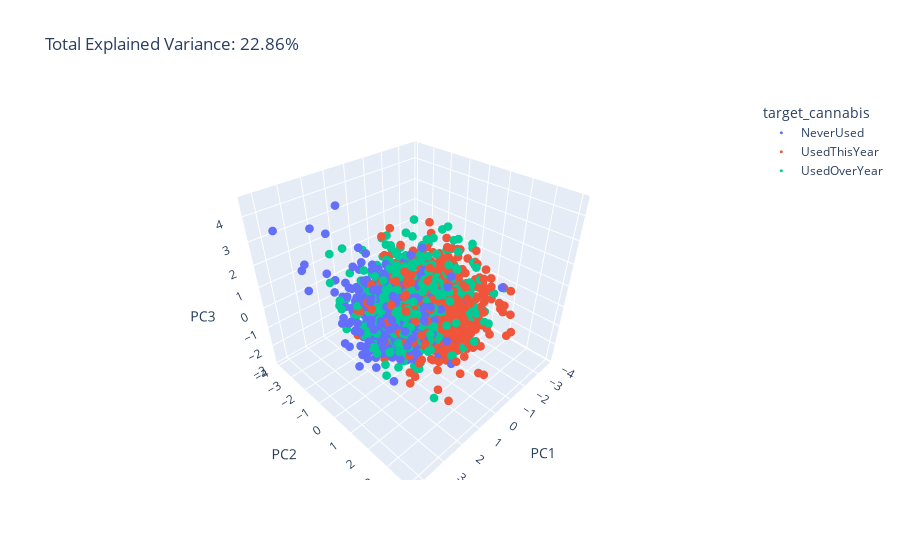

Write notebook code for a chart like this one.
### Markdown cell above
- Cette fois-ci, observons les points de notre dataset à l'aide d'une ACP ( analyse des composantes principales qui nous permet d'avoir le meileure point de vue graphiquement)

### Code cell
fig = px.scatter_3d(
    pca_df, x='PC1', y='PC2', z='PC3', color=pca_df['target_cannabis'],
    title=f'Total Explained Variance: {total_var:.2f}%',
    labels={'0': 'PC 1', '1': 'PC 2', '2': 'PC 3'}
)

fig.update_traces(marker_size = 3)
fig.show()

### Figure 1 — Plotly figure (JSON) as saved in the notebook; plotly's stock layout.template omitted (floating-point values rounded to 4 significant figures; data arrays with more than 128 entries replaced by an {"elided": "..."} marker saying what was removed)
{"data": [{"hovertemplate": "target_cannabis=NeverUsed<br>PC1=%{x}<br>PC2=%{y}<br>PC3=%{z}<extra></extra>", "legendgroup": "NeverUsed", "marker": {"color": "#636efa", "size": 3, "symbol": "circle"}, "mode": "markers", "name": "NeverUsed", "scene": "scene", "showlegend": true, "type": "scatter3d", "x": {"elided": "412 float values"}, "y": {"elided": "412 float values"}, "z": {"elided": "412 float values"}}, {"hovertemplate": "target_cannabis=UsedThisYear<br>PC1=%{x}<br>PC2=%{y}<br>PC3=%{z}<extra></extra>", "legendgroup": "UsedThisYear", "marker": {"color": "#EF553B", "size": 3, "symbol": "circle"}, "mode": "markers", "name": "UsedThisYear", "scene": "scene", "showlegend": true, "type": "scatter3d", "x": {"elided": "778 float values"}, "y": {"elided": "778 float values"}, "z": {"elided": "778 float values"}}, {"hovertemplate": "target_cannabis=UsedOverYear<br>PC1=%{x}<br>PC2=%{y}<br>PC3=%{z}<extra></extra>", "legendgroup": "UsedOverYear", "marker": {"color": "#00cc96", "size": 3, "symbol": "circle"}, "mode": "markers", "name": "UsedOverYear", "scene": "scene", "showlegend": true, "type": "scatter3d", "x": {"elided": "679 float values"}, "y": {"elided": "679 float values"}, "z": {"elided": "679 float values"}}], "layout": {"legend": {"title": {"text": "target_cannabis"}, "tracegroupgap": 0}, "scene": {"domain": {"x": [0, 1], "y": [0, 1]}, "xaxis": {"title": {"text": "PC1"}}, "yaxis": {"title": {"text": "PC2"}}, "zaxis": {"title": {"text": "PC3"}}}, "title": {"text": "Total Explained Variance: 22.86%"}}}
